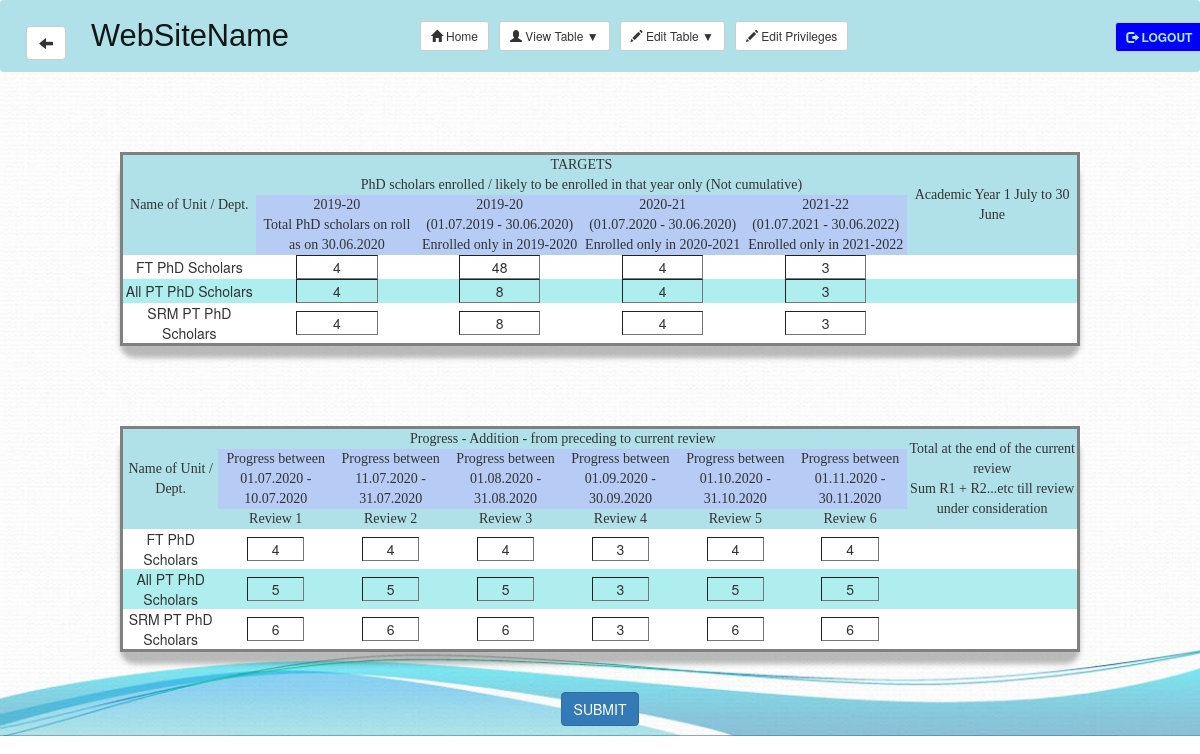
The app's page /edittable.php?branch=cse (signed in) with its own data.
### tables this page shows
CREATE TABLE `cse` (
  `dept_name` text NOT NULL,
  `enrolled_on_30.06` int(1) NOT NULL,
  `enrolled_on_19-20` int(1) NOT NULL,
  `enrolled_on_20-21` int(1) NOT NULL,
  `enrolled_on_21-22` int(1) NOT NULL,
  `review_1` int(1) NOT NULL,
  `review_2` int(1) NOT NULL,
  `review_3` int(1) NOT NULL,
  `review_4` int(1) NOT NULL,
  `review_5` int(1) NOT NULL,
  `review_6` int(1) NOT NULL,
  `sum` int(1) NOT NULL
);

### edittable.php (the view, shortened to what this page needs)
<?php include 'config.php';
include 'navbar.php';
$branch = $_GET['branch'];
$sql = "SELECT *  FROM `$branch` WHERE `dept_name` = 'FT PhD'";
$retval = mysqli_query($conn, $sql);
$row=mysqli_fetch_assoc($retval);
$enrolled_FT_30_06 = $row['enrolled_on_30.06'];
$enrolled_FT_19_20 = $row['enrolled_on_19-20'];
$enrolled_FT_20_21 = $row['enrolled_on_20-21'];
$enrolled_FT_21_22 = $row['enrolled_on_21-22'];
$sql = "SELECT *  FROM `$branch` WHERE `dept_name` = 'PT PhD'";
$retval = mysqli_query($conn, $sql);
$row=mysqli_fetch_assoc($retval);
$enrolled_PT_30_06 = $row['enrolled_on_30.06'];
$enrolled_PT_19_20 = $row['enrolled_on_19-20'];
$enrolled_PT_20_21 = $row['enrolled_on_20-21'];
$enrolled_PT_21_22 = $row['enrolled_on_21-22'];
$sql = "SELECT *  FROM `$branch` WHERE `dept_name` = 'SRM PT PhD'";
$retval = mysqli_query($conn, $sql);
$row=mysqli_fetch_assoc($retval);
$enrolled_SRM_30_06 = $row['enrolled_on_30.06'];
$enrolled_SRM_19_20 = $row['enrolled_on_19-20'];
$enrolled_SRM_20_21 = $row['enrolled_on_20-21'];
$enrolled_SRM_21_22 = $row['enrolled_on_21-22'];
$sql = "SELECT * FROM `$branch` WHERE `dept_name` = 'FT PhD'";
$retval = mysqli_query($conn, $sql);
$row=mysqli_fetch_assoc($retval);
$FT_review_1 = $row['review_1'];
$FT_review_2 = $row['review_2'];
$FT_review_3 = $row['review_3'];
$FT_review_4 = $row['review_4'];
$FT_review_5 = $row['review_5'];
$FT_review_6 = $row['review_6'];
$sql = "SELECT * FROM `$branch` WHERE `dept_name` = 'PT PhD'";
$retval = mysqli_query($conn, $sql);
$row=mysqli_fetch_assoc($retval);
$PT_review_1 = $row['review_1'];
$PT_review_2 = $row['review_2'];
$PT_review_3 = $row['review_3'];
$PT_review_4 = $row['review_4'];
$PT_review_5 = $row['review_5'];
$PT_review_6 = $row['review_6'];
$sql = "SELECT * FROM `$branch` WHERE `dept_name` = 'SRM PT PhD'";
$retval = mysqli_query($conn, $sql);
$row=mysqli_fetch_assoc($retval);
$SRM_review_1 = $row['review_1'];
$SRM_review_2 = $row['review_2'];
$SRM_review_3 = $row['review_3'];
$SRM_review_4 = $row['review_4'];
$SRM_review_5 = $row['review_5'];
$SRM_review_6 = $row['review_6'];
$username = $_SESSION['username'];
$sql = "SELECT *  FROM `privilege` WHERE `username` = '$username'";
$retval = mysqli_query($conn, $sql);
$privilege = mysqli_fetch_assoc($retval); ?>
<!DOCTYPE html>
<html>
<head>
	<link rel ="stylesheet" type= "text/css" href= "stylesheets/table.css">
</head>
<body>
	<form action="" method="post">
		<table>
			<tr class="head">
				<td rowspan="3">Name of Unit / Dept.</td>
				<td colspan="4">TARGETS</td>
				<td rowspan="3">Academic Year 1 July to 30 June</td>
			</tr>
			<tr class="head1">
				<td colspan="4">PhD scholars enrolled / likely to be enrolled in that
					year only (Not cumulative)</td>
			</tr>
			<tr class="head2">
				<td>2019-20 <br> Total PhD scholars on roll <br> as on 30.06.2020</td>
				<td>2019-20 <br> (01.07.2019 - 30.06.2020) <br> Enrolled only in 2019-2020</td>
				<td>2020-21 <br> (01.07.2020 - 30.06.2020) <br> Enrolled only in 2020-2021</td>
				<td>2021-22 <br> (01.07.2021 - 30.06.2022) <br> Enrolled only in 2021-2022</td>
			</tr>
			<tr class="odd">
				<td>FT PhD Scholars</td>
				<?php if ($privilege['enrolled_on_30.06']) {
					echo '<td><input  type="text" name="enrolled_FT_30_06"
					 value='.$enrolled_FT_30_06.'> </td>';
				}
				else {
					echo '<td><input type="text" style="border:hidden;" name="enrolled_FT_30_06"
					 value='.$enrolled_FT_30_06.' readonly></td>';
				}
				if ($privilege['enrolled_on_19-20']) {
					echo '<td><input  type="text" name="enrolled_FT_19_20"
					 value='.$enrolled_FT_19_20.' > </td>';
				}
				else {
					echo '<td> <input type="text" style="border:hidden;" name="enrolled_FT_19_20"
					 value='.$enrolled_FT_19_20.' readonly></td>';
				}
				if ($privilege['enrolled_on_20-21']) {
					echo '<td><input  type="text" name="enrolled_FT_20_21"
					 value='.$enrolled_FT_20_21.' > </td>';
				}
				else {
					echo '<td> <input type="text" style="border:hidden; "name="enrolled_FT_20_21"
					 value='.$enrolled_FT_20_21.' readonly></td>';
				}
				if ($privilege['enrolled_on_21-22']) {
					echo '<td><input  type="text" name="enrolled_FT_21_22"
					 value='.$enrolled_FT_21_22.' > </td>';
				}
				else {
					echo '<td><input type="text" style="border:hidden;" name="enrolled_FT_21_22"
					 value='.$enrolled_FT_21_22.' readonly></td>';
				} ?>
				<td></td>
			</tr>
			<tr class="even">
				<td>All PT PhD Scholars</td>
				<?php if ($privilege['enrolled_on_30.06']) {
					echo '<td><input type="text" name="enrolled_PT_30_06"
					 value='.$enrolled_PT_30_06.'></td>';
				}
				else {
					echo '<td> <input type="text" style="border:hidden;"  name="enrolled_PT_30_06"
					 value='.$enrolled_PT_30_06.' readonly></td>';
				}
				if ($privilege['enrolled_on_19-20']) {
					echo '<td><input  type="text" name="enrolled_PT_19_20"
					 value='.$enrolled_PT_19_20.' > </td>';
				}
				else {
					echo '<td> <input type="text" style="border:hidden;" name="enrolled_PT_19_20"
					 value='.$enrolled_PT_19_20.' readonly></td>';
				}
				if ($privilege['enrolled_on_20-21']) {
					echo '<td><input  type="text" name="enrolled_PT_20_21"
					 value='.$enrolled_PT_20_21.' > </td>';
				}
				else {
					echo '<td> <input type="text" style="border:hidden;" name="enrolled_PT_20_21"
					 value='.$enrolled_PT_20_21.' readonly></td>';
				}
				if ($privilege['enrolled_on_21-22']) {
					echo '<td><input  type="text" name="enrolled_PT_21_22"
					 value='.$enrolled_PT_21_22.' > </td>';
				}
				else {
					echo '<td> <input type="text" style="border:hidden;"  name="enrolled_PT_21_22"
					 value='.$enrolled_PT_21_22.' readonly></td>';
				} ?>
				<td></td>
			</tr>
			<tr class="odd">
				<td>SRM PT PhD Scholars</td>
				<?php
				if ($privilege['enrolled_on_30.06']) {
					echo '<td><input  type="text" name="enrolled_SRM_30_06"
					 value='.$enrolled_SRM_30_06.' > </td>';
				}
				else {
					echo '<td> <input type="text" style="border:hidden;" name="enrolled_SRM_30_06"
					 value='.$enrolled_SRM_30_06.' readonly></td>';
				}
				if ($privilege['enrolled_on_19-20']) {
					echo '<td><input  type="text" name="enrolled_SRM_19_20"
					 value='.$enrolled_SRM_19_20.' > </td>';
				}
				else {
					echo '<td> <input type="text" style="border:hidden;" name="enrolled_SRM_19_20"
					 value='.$enrolled_SRM_19_20.' readonly></td>';
				}
				if ($privilege['enrolled_on_20-21']) {
					echo '<td><input  type="text" name="enrolled_SRM_20_21"
					 value='.$enrolled_SRM_20_21.' > </td>';
				}
				else {
					echo '<td> <input type="text" style="border:hidden;"  name="enrolled_SRM_20_21"
					 value='.$enrolled_SRM_20_21.' readonly></td>';
				}
				if ($privilege['enrolled_on_21-22']) {
					echo '<td><input  type="text" name="enrolled_SRM_21_22"
					 value='.$enrolled_SRM_21_22.' > </td>';
				}
				else {
					echo '<td> <input type="text" style="border:hidden;" name="enrolled_SRM_21_22"
					 value='.$enrolled_SRM_21_22.' readonly></td>';
				} ?>
				<td></td>
			</tr>
		</table>
		<table>
			<tr class="head">
				<td rowspan="3">Name of Unit / Dept.</td>
				<td colspan="6"> Progress - Addition - from preceding to current review</td>
				<td rowspan="3">Total at the end of the current review <br> Sum R1 + R2...etc till review under consideration</td>
			</tr>
			<tr class="head2">
				<td>Progress between <br> 01.07.2020 - 10.07.2020</td>
				<td>Progress between <br> 11.07.2020 - 31.07.2020</td>
				<td>Progress between <br> 01.08.2020 - 31.08.2020</td>
				<td>Progress between <br> 01.09.2020 - 30.09.2020</td>
				<td>Progress between <br> 01.10.2020 - 31.10.2020</td>
				<td>Progress between <br> 01.11.2020 - 30.11.2020</td>
			</tr>
			<tr class="head1">
				<td>Review 1</td>
				<td>Review 2</td>
				<td>Review 3</td>
				<td>Review 4</td>
				<td>Review 5</td>
				<td>Review 6</td>
			</tr>
			<tr class="odd">
				<td class="odd">FT PhD Scholars</td>
				<?php if ($privilege['review_1']) {
					echo '<td><input type="text" name="FT_review_1" value='.$FT_review_1.'></td>';
				}
				else {
					echo '<td><input type="text" style="border:hidden;" name="FT_review_1"
					 value='.$FT_review_1.' readonly></td>';
				}
				if ($privilege['review_2']) {
					echo '<td><input  type="text" name="FT_review_2" value='.$FT_review_2.'></td>';
				}
				else {
					echo '<td><input type="text" style="border:hidden;" name="FT_review_2"
					 value='.$FT_review_2.' readonly></td>';
				}
				if ($privilege['review_3']) {
					echo '<td><input  type="text" name="FT_review_3" value='.$FT_review_3.' > </td>';
				}
				else {
					echo '<td> <input type="text" style="border:hidden;" name="FT_review_3"
					 value='.$FT_review_3.' readonly></td>';
				}
				if ($privilege['review_4']) {
					echo '<td><input type="text" name="FT_review_4" value='.$FT_review_4.'></td>';
				}
				else {
					echo '<td> <input type="text" style="border:hidden;" name="FT_review_4"
					 value='.$FT_review_4.' readonly></td>';
				}
				if ($privilege['review_5']) {
					echo '<td><input type="text" name="FT_review_5" value='.$FT_review_5.'></td>';
				}
				else {
					echo '<td> <input type="text" style="border:hidden;" name="FT_review_5"
					 value='.$FT_review_5.' readonly></td>';
				}
				if ($privilege['review_6']) {
					echo '<td><input type="text" name="FT_review_6" value='.$FT_review_6.'></td>';
				}
				else {
					echo '<td> <input type="text" style="border:hidden;" name="FT_review_6"
					 value='.$FT_review_6.' readonly></td>';
				} ?>
				<td></td>
			</tr>
			<tr class="even">
				<td>All PT PhD Scholars</td>
				<?php if ($privilege['review_1']) {
					echo '<td><input type="text" name="PT_review_1" value='.$PT_review_1.'></td>';
				}
				else {
					echo '<td> <input type="text" style="border:hidden;" name="PT_review_1"
					 value='.$PT_review_1.' readonly></td>';
				}
				if ($privilege['review_2']) {
					echo '<td><input type="text" name="PT_review_2" value='.$PT_review_2.'></td>';
				}
				else {
					echo '<td> <input type="text" style="border:hidden;" name="PT_review_2"
					 value='.$PT_review_2.' readonly></td>';
				}
				if ($privilege['review_3']) {
					echo '<td><input  type="text" name="PT_review_3" value='.$PT_review_3.' > </td>';
				}
				else {
					echo '<td> <input type="text" style="border:hidden;" name="PT_review_3"
					 value='.$PT_review_3.' readonly></td>';
				}
				if ($privilege['review_4']) {
					echo '<td><input  type="text" name="PT_review_4" value='.$PT_review_4.' > </td>';
				}
				else {
					echo '<td> <input type="text" style="border:hidden;" name="PT_review_4"
					 value='.$PT_review_4.' readonly></td>';
				}
				if ($privilege['review_5']) {
					echo '<td><input  type="text" name="PT_review_5" value='.$PT_review_5.' > </td>';
				}
				else {
					echo '<td> <input type="text" style="border:hidden;" name="PT_review_5"
					 value='.$PT_review_5.' readonly></td>';
				}
				if ($privilege['review_6']) {
					echo '<td><input  type="text" name="PT_review_6" value='.$PT_review_6.' > </td>';
				}
				else {
					echo '<td> <input type="text" style="border:hidden;"  name="PT_review_6"
					 value='.$PT_review_6.' readonly></td>';
				}
				?>
				<td></td>
			</tr>
			<tr class="odd">
				<td>SRM PT PhD Scholars</td>
				<?php if ($privilege['review_1']) {
					echo '<td><input  type="text" name="SRM_review_1" value='.$SRM_review_1.' > </td>';
				}
				else {
					echo '<td> <input type="text" style="border:hidden;" name="SRM_review_1"
					 value='.$SRM_review_1.' readonly></td>';
				}
				if ($privilege['review_2']) {
					echo '<td><input  type="text" name="SRM_review_2" value='.$SRM_review_2.' > </td>';
				}
				else {
					echo '<td> <input type="text" style="border:hidden;"name="SRM_review_2"
					 value='.$SRM_review_2.' readonly></td>';
				}
				if ($privilege['review_3']) {
					echo '<td><input  type="text" name="SRM_review_3" value='.$SRM_review_3.' > </td>';
				}
				else {
					echo '<td> <input type="text" style="border:hidden;"  name="SRM_review_3"
					 value='.$SRM_review_3.' readonly></td>';
				}
				if ($privilege['review_4']) {
					echo '<td><input  type="text" name="SRM_review_4" value='.$SRM_review_4.' > </td>';
				}
				else {
					echo '<td> <input type="text" style="border:hidden;" name="SRM_review_4"
					 value='.$SRM_review_4.' readonly></td>';
				}
				if ($privilege['review_5']) {
					echo '<td><input  type="text" name="SRM_review_5" value='.$SRM_review_5.' > </td>';
				}
				else {
					echo '<td> <input type="text" style="border:hidden;" name="SRM_review_5"
					 value='.$SRM_review_5.' readonly></td>';
				}
				if ($privilege['review_6']) {
					echo '<td><input  type="text" name="SRM_review_6" value='.$SRM_review_6.' > </td>';
				}
				else {
					echo '<td> <input type="text" style="border:hidden;" name="SRM_review_6"
					 value='.$SRM_review_6.' readonly></td>';
				} ?>
				<td></td>
			</tr>
		</table>
		<p align="center">
			<input class="btn btn-primary" type="submit" value="SUBMIT" name="submit">
		</p>
	</form>
</body>
</html>

### stylesheets/table.css (style rules this page uses)
table { width: 80%; margin-left: auto; margin-right: auto; margin-top: 80px; margin-bottom: 40px; border-style: solid; border-spacing: 3px; border-radius: 15px; text-align: center; box-shadow: 0 12px 5px rgba(32,32,32,.3); }
tr.odd { background-color: #FFFFFF; }
tr.even { background-color: #AFEEEE; }
tr.head { background-color: #B0E0E8; font-family: "Times New Roman", Times, serif; }
tr.head1 { background-color: #B0E0E8; font-family: "Times New Roman", Times, serif; }
tr.head2 { background-color: #B6CCF5; font-family: "Times New Roman", Times, serif; }
body { background-image: url("../images/image5.jpg"); background-size: cover; background-repeat: no-repeat; }
input[type="text"] { background: none; border-width: thin; width: 50%; text-align: center; }

### records on screen
cse: enrolled_FT_30_06 "4", enrolled_FT_19_20 "48", enrolled_FT_20_21 "4", enrolled_FT_21_22 "3", FT_review_1 "4", FT_review_2 "4", FT_review_3 "4", FT_review_4 "3", FT_review_5 "4", FT_review_6 "4"
cse: enrolled_PT_30_06 "4", enrolled_PT_19_20 "8", enrolled_PT_20_21 "4", enrolled_PT_21_22 "3", PT_review_1 "5", PT_review_2 "5", PT_review_3 "5", PT_review_4 "3", PT_review_5 "5", PT_review_6 "5"
cse: enrolled_SRM_30_06 "4", enrolled_SRM_19_20 "8", enrolled_SRM_20_21 "4", enrolled_SRM_21_22 "3", SRM_review_1 "6", SRM_review_2 "6", SRM_review_3 "6", SRM_review_4 "3", SRM_review_5 "6", SRM_review_6 "6"
